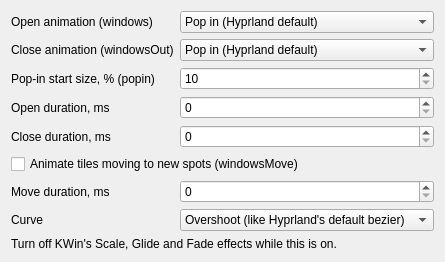
<?xml version="1.0" encoding="UTF-8"?>
<ui version="4.0">
 <class>HyprKWinAnimationsConfig</class>
 <widget class="QWidget" name="HyprKWinAnimationsConfig">
  <layout class="QFormLayout" name="form">
   <item row="0" column="0"><widget class="QLabel" name="lOpenStyle"><property name="text"><string>Open animation (windows)</string></property></widget></item>
   <item row="0" column="1"><widget class="QComboBox" name="kcfg_OpenStyle"><item><property name="text"><string>Pop in (Hyprland default)</string></property></item><item><property name="text"><string>Slide from nearest edge</string></property></item><item><property name="text"><string>Fade</string></property></item><item><property name="text"><string>None</string></property></item></widget></item>
   <item row="1" column="0"><widget class="QLabel" name="lCloseStyle"><property name="text"><string>Close animation (windowsOut)</string></property></widget></item>
   <item row="1" column="1"><widget class="QComboBox" name="kcfg_CloseStyle"><item><property name="text"><string>Pop in (Hyprland default)</string></property></item><item><property name="text"><string>Slide from nearest edge</string></property></item><item><property name="text"><string>Fade</string></property></item><item><property name="text"><string>None</string></property></item></widget></item>
   <item row="2" column="0"><widget class="QLabel" name="lPopinPercent"><property name="text"><string>Pop-in start size, % (popin)</string></property></widget></item>
   <item row="2" column="1"><widget class="QSpinBox" name="kcfg_PopinPercent"><property name="minimum"><number>10</number></property><property name="maximum"><number>100</number></property></widget></item>
   <item row="3" column="0"><widget class="QLabel" name="lOpenDuration"><property name="text"><string>Open duration, ms</string></property></widget></item>
   <item row="3" column="1"><widget class="QSpinBox" name="kcfg_OpenDuration"><property name="minimum"><number>0</number></property><property name="maximum"><number>2000</number></property></widget></item>
   <item row="4" column="0"><widget class="QLabel" name="lCloseDuration"><property name="text"><string>Close duration, ms</string></property></widget></item>
   <item row="4" column="1"><widget class="QSpinBox" name="kcfg_CloseDuration"><property name="minimum"><number>0</number></property><property name="maximum"><number>2000</number></property></widget></item>
   <item row="5" column="0" colspan="2"><widget class="QCheckBox" name="kcfg_AnimateMove"><property name="text"><string>Animate tiles moving to new spots (windowsMove)</string></property></widget></item>
   <item row="6" column="0"><widget class="QLabel" name="lMoveDuration"><property name="text"><string>Move duration, ms</string></property></widget></item>
   <item row="6" column="1"><widget class="QSpinBox" name="kcfg_MoveDuration"><property name="minimum"><number>0</number></property><property name="maximum"><number>2000</number></property></widget></item>
   <item row="7" column="0"><widget class="QLabel" name="lCurve"><property name="text"><string>Curve</string></property></widget></item>
   <item row="7" column="1"><widget class="QComboBox" name="kcfg_Curve"><item><property name="text"><string>Overshoot (like Hyprland&#x27;s default bezier)</string></property></item><item><property name="text"><string>Ease out expo</string></property></item><item><property name="text"><string>Ease out cubic</string></property></item><item><property name="text"><string>Ease in-out cubic</string></property></item><item><property name="text"><string>Linear</string></property></item></widget></item>
   <item row="8" column="0" colspan="2"><widget class="QLabel" name="note"><property name="text"><string>Turn off KWin&#x27;s Scale, Glide and Fade effects while this is on.</string></property><property name="wordWrap"><bool>true</bool></property></widget></item>
  </layout>
 </widget>
 <resources/>
 <connections/>
</ui>
